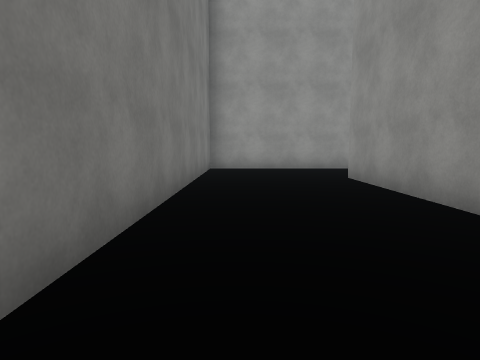
[1] (above)

15 first-person views from a walk through a Unity game level. The camera is 1.3 m above the floor, tilts 6° down and sees 75° across. The floor is counted in squares, 2 m on a side. Each view is taken from the middle of a square. On the plan, view 1 faces up. The plan holds only what a view shows up to about 10 squares ahead; the rest is blank. The place goes on beyond the plan. The player character is not drawn. Surface patterns are stand-ins for the level's own textures.

[2]
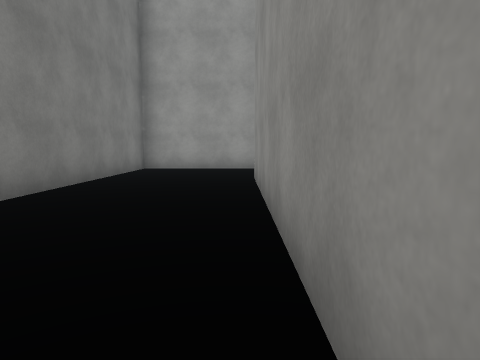

[3]
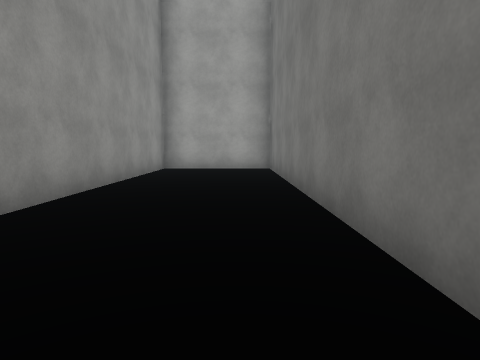

[4]
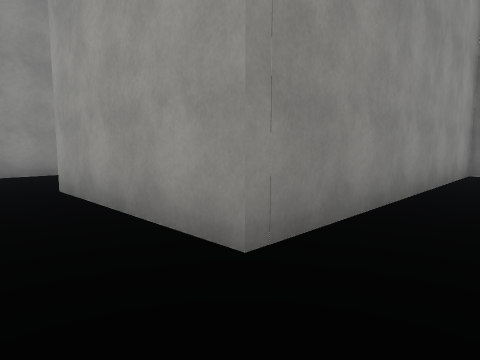

[5]
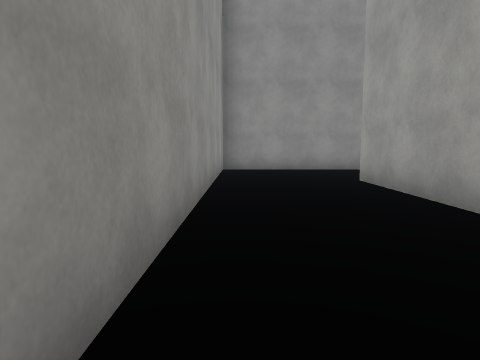

[6]
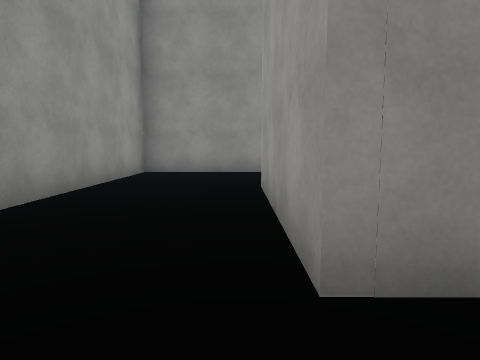

[7]
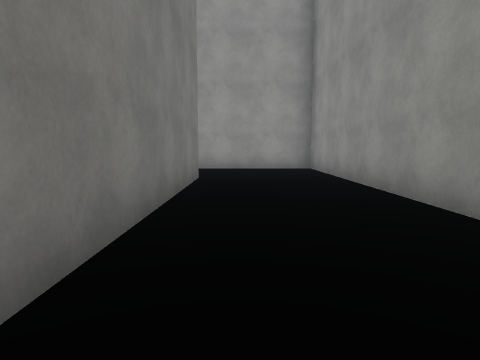

[8]
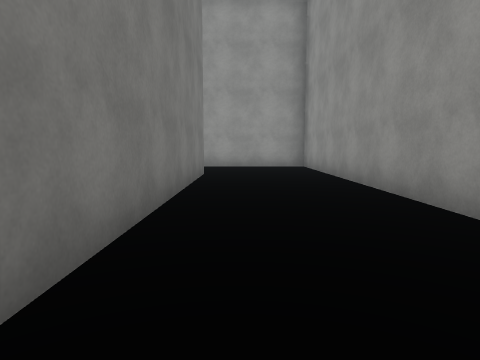

[9]
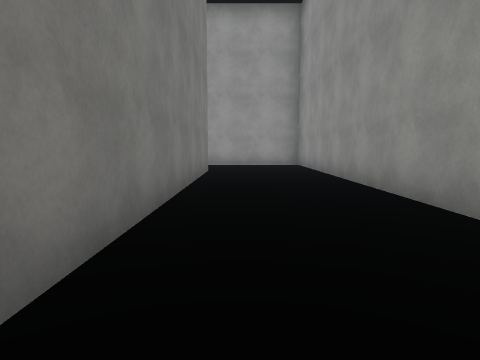

[10]
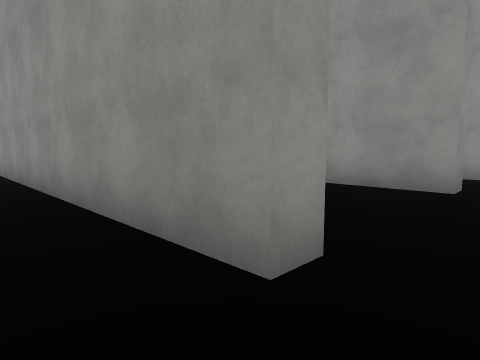

[11]
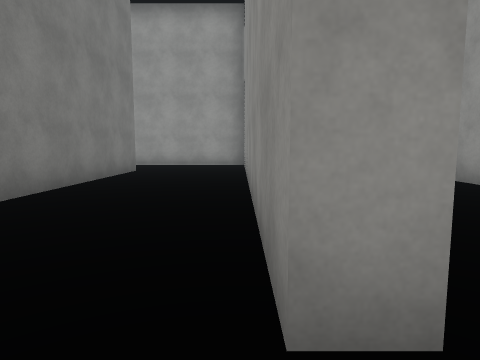

[12]
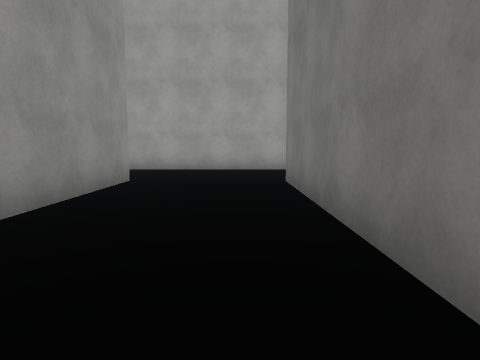

[13]
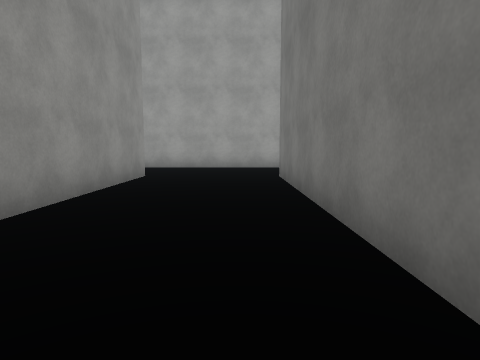

[14]
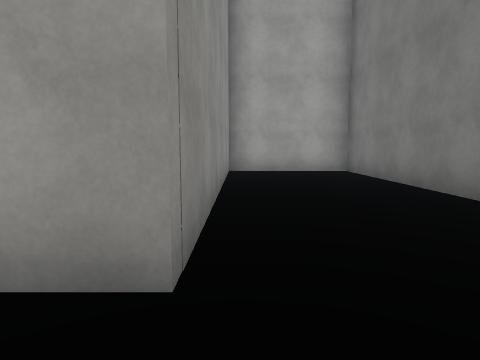

[15]
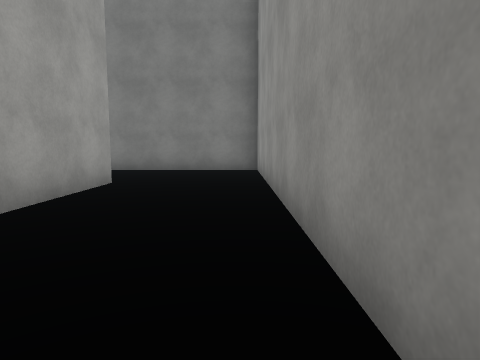

### Floor plan
Points are (right, up) in squares from view 1. A wall is a line through its corners. A room is listed if a view was taken in it or the views show most of it. See-through windows are left out.
Room 1 (views 1, 2, 3, 4, 5, 6, 14, 15)
walls: (9.2, 7.5) (9.2, 9.5) (-0.9, 9.5) (-0.9, -0.5) (2.3, -0.5) (2.3, 6.7) (6.1, 6.7)
ways out: opening at (7.5, 6.5) to room 2
Room 2 (views 7, 8, 9, 10, 11, 12, 13)
walls: (6.1, 6.7) (6.1, -1.1); (9.8, -1.1) (9.2, -1.1) (9.2, 7.5); (13.2, 3.4) (13.2, 4); (13.8, -1.1) (13.2, -1.1) (13.2, 1)
ways out: opening at (7.5, 6.5) to room 1

Positions as (right, up) in squares from view 1, and headings:
1: (0, 0), facing up
2: (2, 0), facing up
3: (0, 9), facing down
4: (1, 8), facing down-right
5: (0, 9), facing right
6: (1, 7), facing right
7: (7, 0), facing up
8: (7, -1), facing up
9: (7, -2), facing up
10: (8, -2), facing up-right
11: (9, -2), facing up
12: (7, 5), facing down
13: (7, 6), facing down
14: (2, 8), facing down
15: (8, 9), facing left
